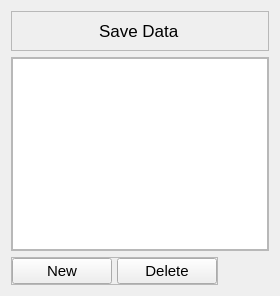
               <widget class="QWidget" name="page_8">
                <layout class="QVBoxLayout" name="verticalLayout_18">
                 <item>
                  <widget class="QFrame" name="frame_18">
                   <property name="frameShape">
                    <enum>QFrame::StyledPanel</enum>
                   </property>
                   <property name="frameShadow">
                    <enum>QFrame::Raised</enum>
                   </property>
                   <layout class="QVBoxLayout" name="verticalLayout_25">
                    <item alignment="Qt::AlignHCenter">
                     <widget class="QLabel" name="label_12">
                      <property name="font">
                       <font>
                        <pointsize>13</pointsize>
                       </font>
                      </property>
                      <property name="text">
                       <string>Save Data</string>
                      </property>
                     </widget>
                    </item>
                   </layout>
                  </widget>
                 </item>
                 <item>
                  <widget class="QFrame" name="frame_14">
                   <property name="frameShape">
                    <enum>QFrame::StyledPanel</enum>
                   </property>
                   <property name="frameShadow">
                    <enum>QFrame::Raised</enum>
                   </property>
                   <layout class="QVBoxLayout" name="verticalLayout_22">
                    <property name="spacing">
                     <number>0</number>
                    </property>
                    <property name="leftMargin">
                     <number>0</number>
                    </property>
                    <property name="topMargin">
                     <number>0</number>
                    </property>
                    <property name="rightMargin">
                     <number>0</number>
                    </property>
                    <property name="bottomMargin">
                     <number>0</number>
                    </property>
                    <item>
                     <widget class="QTreeView" name="saveDataView">
                      <property name="animated">
                       <bool>true</bool>
                      </property>
                     </widget>
                    </item>
                   </layout>
                  </widget>
                 </item>
                 <item alignment="Qt::AlignLeft|Qt::AlignBottom">
                  <widget class="QFrame" name="frame_13">
                   <property name="frameShape">
                    <enum>QFrame::StyledPanel</enum>
                   </property>
                   <property name="frameShadow">
                    <enum>QFrame::Raised</enum>
                   </property>
                   <layout class="QHBoxLayout" name="horizontalLayout_15">
                    <property name="spacing">
                     <number>5</number>
                    </property>
                    <property name="leftMargin">
                     <number>0</number>
                    </property>
                    <property name="topMargin">
                     <number>0</number>
                    </property>
                    <property name="rightMargin">
                     <number>0</number>
                    </property>
                    <property name="bottomMargin">
                     <number>0</number>
                    </property>
                    <item alignment="Qt::AlignLeft">
                     <widget class="QPushButton" name="newDataBtn">
                      <property name="minimumSize">
                       <size>
                        <width>100</width>
                        <height>20</height>
                       </size>
                      </property>
                      <property name="font">
                       <font>
                        <pointsize>11</pointsize>
                       </font>
                      </property>
                      <property name="cursor">
                       <cursorShape>PointingHandCursor</cursorShape>
                      </property>
                      <property name="text">
                       <string>New</string>
                      </property>
                      <property name="icon">
                       <iconset>
                        <normaloff>../icons/plus-circle.svg</normaloff>../icons/plus-circle.svg</iconset>
                      </property>
                      <property name="iconSize">
                       <size>
                        <width>24</width>
                        <height>24</height>
                       </size>
                      </property>
                     </widget>
                    </item>
                    <item>
                     <widget class="QPushButton" name="deleteDataBtn">
                      <property name="minimumSize">
                       <size>
                        <width>100</width>
                        <height>20</height>
                       </size>
                      </property>
                      <property name="font">
                       <font>
                        <pointsize>11</pointsize>
                       </font>
                      </property>
                      <property name="cursor">
                       <cursorShape>PointingHandCursor</cursorShape>
                      </property>
                      <property name="text">
                       <string>Delete</string>
                      </property>
                      <property name="icon">
                       <iconset>
                        <normaloff>../icons/trash-2.svg</normaloff>../icons/trash-2.svg</iconset>
                      </property>
                      <property name="iconSize">
                       <size>
                        <width>24</width>
                        <height>24</height>
                       </size>
                      </property>
                     </widget>
                    </item>
                   </layout>
                  </widget>
                 </item>
                </layout>
               </widget>
